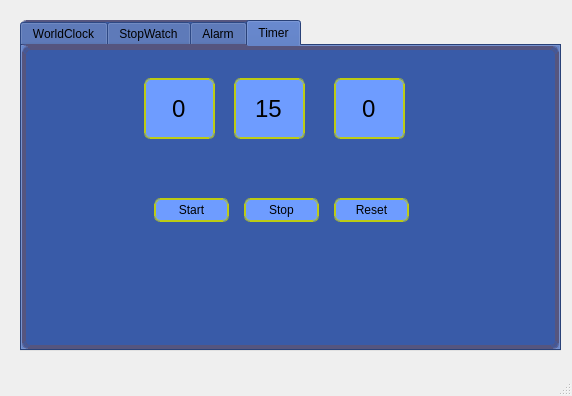
<?xml version="1.0" encoding="UTF-8"?>
<ui version="4.0">
 <class>MainWindow</class>
 <widget class="QMainWindow" name="MainWindow">
  <property name="geometry">
   <rect>
    <x>0</x>
    <y>0</y>
    <width>572</width>
    <height>396</height>
   </rect>
  </property>
  <property name="windowTitle">
   <string>MainWindow</string>
  </property>
  <property name="styleSheet">
   <string notr="true"/>
  </property>
  <widget class="QWidget" name="centralwidget">
   <widget class="QTabWidget" name="tabWidget">
    <property name="geometry">
     <rect>
      <x>20</x>
      <y>20</y>
      <width>541</width>
      <height>331</height>
     </rect>
    </property>
    <property name="styleSheet">
     <string notr="true">background-color: rgb(57, 91, 168);
border: 2px double ;
border-radius: 6px;
border-color: rgb(85, 85, 127);
</string>
    </property>
    <property name="tabPosition">
     <enum>QTabWidget::North</enum>
    </property>
    <property name="currentIndex">
     <number>3</number>
    </property>
    <widget class="QWidget" name="tab">
     <attribute name="title">
      <string>WorldClock</string>
     </attribute>
    </widget>
    <widget class="QWidget" name="tab_3">
     <attribute name="title">
      <string>StopWatch</string>
     </attribute>
     <widget class="QLabel" name="label_stopwatch">
      <property name="geometry">
       <rect>
        <x>180</x>
        <y>30</y>
        <width>171</width>
        <height>61</height>
       </rect>
      </property>
      <property name="font">
       <font>
        <pointsize>18</pointsize>
       </font>
      </property>
      <property name="styleSheet">
       <string notr="true">background-color: rgb(110, 156, 255);
border-color: rgb(188, 203, 21);</string>
      </property>
      <property name="text">
       <string>0</string>
      </property>
      <property name="alignment">
       <set>Qt::AlignCenter</set>
      </property>
     </widget>
     <widget class="QPushButton" name="btn_start_stopwatch">
      <property name="geometry">
       <rect>
        <x>140</x>
        <y>150</y>
        <width>75</width>
        <height>24</height>
       </rect>
      </property>
      <property name="styleSheet">
       <string notr="true">background-color: rgb(110, 156, 255);
border-color: rgb(188, 203, 21);</string>
      </property>
      <property name="text">
       <string>Start</string>
      </property>
     </widget>
     <widget class="QPushButton" name="btn_stop_stopwatch">
      <property name="geometry">
       <rect>
        <x>230</x>
        <y>150</y>
        <width>75</width>
        <height>24</height>
       </rect>
      </property>
      <property name="styleSheet">
       <string notr="true">background-color: rgb(110, 156, 255);
border-color: rgb(188, 203, 21);</string>
      </property>
      <property name="text">
       <string>Stop</string>
      </property>
     </widget>
     <widget class="QPushButton" name="btn_reset_stopwatch">
      <property name="geometry">
       <rect>
        <x>320</x>
        <y>150</y>
        <width>75</width>
        <height>24</height>
       </rect>
      </property>
      <property name="styleSheet">
       <string notr="true">background-color: rgb(110, 156, 255);
border-color: rgb(188, 203, 21);</string>
      </property>
      <property name="text">
       <string>Reset</string>
      </property>
     </widget>
    </widget>
    <widget class="QWidget" name="tab_4">
     <attribute name="title">
      <string>Alarm</string>
     </attribute>
    </widget>
    <widget class="QWidget" name="tab_2">
     <attribute name="title">
      <string>Timer</string>
     </attribute>
     <widget class="QLineEdit" name="lineedit_hour_timer">
      <property name="geometry">
       <rect>
        <x>120</x>
        <y>30</y>
        <width>71</width>
        <height>61</height>
       </rect>
      </property>
      <property name="font">
       <font>
        <pointsize>18</pointsize>
       </font>
      </property>
      <property name="styleSheet">
       <string notr="true">background-color: rgb(110, 156, 255);
border-color: rgb(188, 203, 21);</string>
      </property>
      <property name="text">
       <string>0</string>
      </property>
      <property name="alignment">
       <set>Qt::AlignCenter</set>
      </property>
     </widget>
     <widget class="QLineEdit" name="lineedit_minute_timer">
      <property name="geometry">
       <rect>
        <x>210</x>
        <y>30</y>
        <width>71</width>
        <height>61</height>
       </rect>
      </property>
      <property name="font">
       <font>
        <pointsize>18</pointsize>
       </font>
      </property>
      <property name="styleSheet">
       <string notr="true">background-color: rgb(110, 156, 255);
border-color: rgb(188, 203, 21);</string>
      </property>
      <property name="text">
       <string>15</string>
      </property>
      <property name="alignment">
       <set>Qt::AlignCenter</set>
      </property>
     </widget>
     <widget class="QLineEdit" name="lineedit_second_timer">
      <property name="geometry">
       <rect>
        <x>310</x>
        <y>30</y>
        <width>71</width>
        <height>61</height>
       </rect>
      </property>
      <property name="font">
       <font>
        <pointsize>18</pointsize>
       </font>
      </property>
      <property name="styleSheet">
       <string notr="true">background-color: rgb(110, 156, 255);
border-color: rgb(188, 203, 21);</string>
      </property>
      <property name="text">
       <string>0</string>
      </property>
      <property name="alignment">
       <set>Qt::AlignCenter</set>
      </property>
     </widget>
     <widget class="QPushButton" name="btn_start_timer">
      <property name="geometry">
       <rect>
        <x>130</x>
        <y>150</y>
        <width>75</width>
        <height>24</height>
       </rect>
      </property>
      <property name="styleSheet">
       <string notr="true">background-color: rgb(110, 156, 255);
border-color: rgb(188, 203, 21);</string>
      </property>
      <property name="text">
       <string>Start</string>
      </property>
     </widget>
     <widget class="QPushButton" name="btn_reset_timer">
      <property name="geometry">
       <rect>
        <x>310</x>
        <y>150</y>
        <width>75</width>
        <height>24</height>
       </rect>
      </property>
      <property name="styleSheet">
       <string notr="true">background-color: rgb(110, 156, 255);
border-color: rgb(188, 203, 21);</string>
      </property>
      <property name="text">
       <string>Reset</string>
      </property>
     </widget>
     <widget class="QPushButton" name="btn_stop_timer">
      <property name="geometry">
       <rect>
        <x>220</x>
        <y>150</y>
        <width>75</width>
        <height>24</height>
       </rect>
      </property>
      <property name="styleSheet">
       <string notr="true">background-color: rgb(110, 156, 255);
border-color: rgb(188, 203, 21);</string>
      </property>
      <property name="text">
       <string>Stop</string>
      </property>
     </widget>
    </widget>
   </widget>
  </widget>
  <widget class="QMenuBar" name="menubar">
   <property name="geometry">
    <rect>
     <x>0</x>
     <y>0</y>
     <width>572</width>
     <height>22</height>
    </rect>
   </property>
  </widget>
  <widget class="QStatusBar" name="statusbar"/>
 </widget>
 <resources/>
 <connections/>
</ui>
